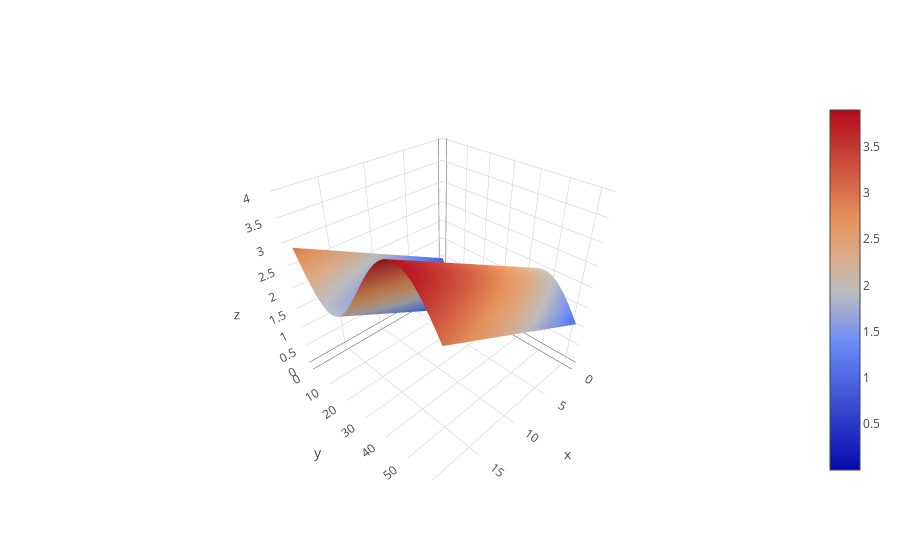

This figure's notebook cell:
### Code cell
data= [go.Surface(z=Z)]
py.iplot(data)

### Figure 1 — Plotly figure (JSON) as saved in the notebook; plotly's stock layout.template omitted (floating-point values rounded to 4 significant figures; data arrays with more than 128 entries replaced by an {"elided": "..."} marker saying what was removed)
{"data": [{"type": "surface", "z": {"elided": "63x20 float values"}}], "layout": {}}
